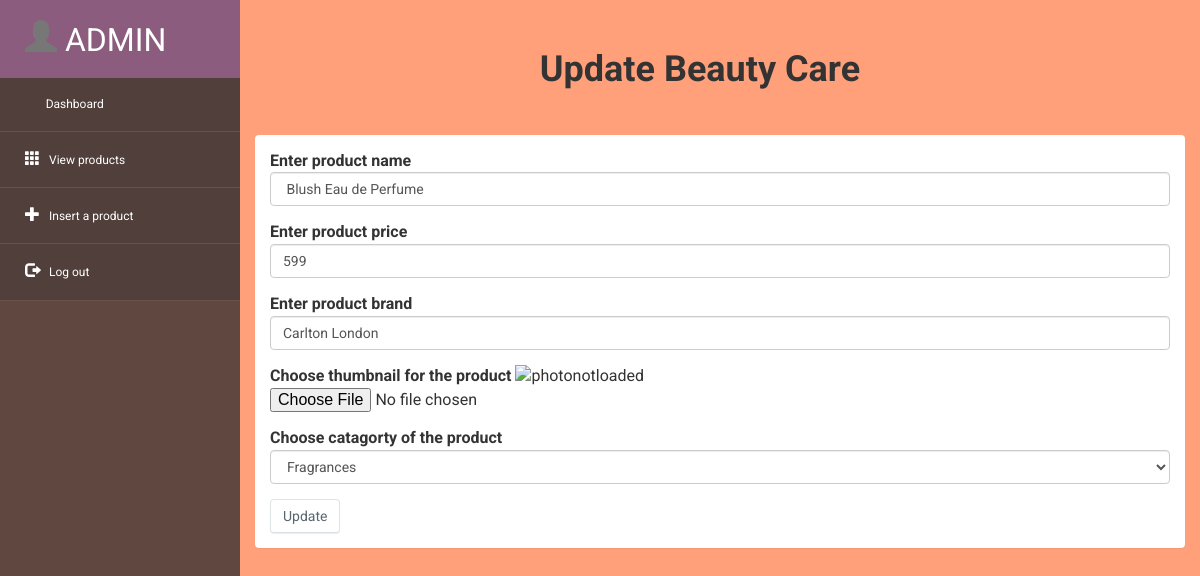
Screenshot of /admin/u_beauty.php?id=6 with the database file from the repository.
### tables this page shows
CREATE TABLE `beauty` (
  `id` int(100) NOT NULL,
  `name` varchar(200) NOT NULL,
  `price` decimal(60,0) NOT NULL,
  `brand` varchar(100) NOT NULL,
  `photo` varchar(100) NOT NULL,
  `cat` varchar(100) NOT NULL
);

### admin/u_beauty.php (the view, shortened to what this page needs)
<!DOCTYPE html>
<html>
<head><link rel="stylesheet" href="https://stackpath.bootstrapcdn.com/bootstrap/3.4.1/css/bootstrap.min.css">
<link rel="stylesheet" type="text/css" href="style.css">
<link rel="stylesheet" href="https://stackpath.bootstrapcdn.com/bootstrap/3.4.1/css/bootstrap-theme.min.css">
  <link rel="stylesheet" href="https://maxcdn.bootstrapcdn.com/bootstrap/3.4.1/css/bootstrap.min.css">
<link rel="stylesheet" href="css/bootstrap.min.css" >
<link href="css/style.css" rel='stylesheet' type='text/css' />
<link href="css/style-responsive.css" rel="stylesheet"/>
<link rel="stylesheet" href="css/font.css" type="text/css"/>
<link href="css/font-awesome.css" rel="stylesheet">
<link rel="stylesheet" href="css/morris.css" type="text/css"/>
<link rel="stylesheet" href="css/monthly.css">
</head>
<body style="background-image: url('img/bg.jpg');background-size: cover;
">
<?php
include 'connection.php';
?>
<?php
if($_GET['id'])
{
    $update = mysqli_query($connect,"select * from beauty where id='".$_GET['id']."'") or die(mysqli_error($connect));
    $row = mysqli_fetch_array($update);}
?>
<aside>
    <div id="sidebar" class="nav-collapse">
        <div class="leftside-navigation">
          <div class="brand">
    <a href="#" class="logo">
       <i class="glyphicon glyphicon-user"></i>
     Admin
    </a>
    </div>
            <ul class="sidebar-menu" id="nav-accordion">
                              <li>
                    <a class="active" href="v1.php">
                        <i class="fa fa-dashboard"></i>
                        <span>Dashboard</span>
                    </a>
                </li>
        <li>
                    <a class="active" href="view_pro.php">
                        <i class="glyphicon glyphicon-th"></i>
                        <span>View products</span>
                        </a>
                </li>
                <li>
                    <a class="active" href="add_pro.php">
                        <i class="glyphicon glyphicon-plus"></i>
                        <span>Insert a product</span>
                    </a>
                </li>
                <li>
                    <a class="active" href="logout.php">
                        <i class="glyphicon glyphicon-log-out"></i>
                        <span>Log out</span>
                    </a>
                </li>
            </ul>
        </div>
    </div>
</aside>
<center><h1 style="margin-left: 200px; margin-top: 50px;"><strong>Update Beauty Care </strong></h1></center>
<section id="main-content" style="margin-top:-50px;">
<section class="wrapper">
<div class="panel panel-default" style="align-items: center;">
  <div class="panel-body">
    <form name="up_pro" method="post">
      <div class="form-group">
        <label >Enter product name</label>
        <input type="text" class="form-control" name="name" value="<?php echo $row['name']; ?>">
      </div>
      <div class="form-group">
        <label >Enter product price</label>
        <input type="number" class="form-control" name="price" value="<?php echo $row['price']; ?>">
      </div>
           <div class="form-group">
            <label >Enter product brand</label>
            <input type="text" class="form-control" name="brand" value="<?php echo $row['brand']; ?>">
          </div>
      <div class="form-group">
        <label >Choose thumbnail for the product</label>
        <img id="preview_img" src="" alt="photonotloaded">
        <input type="file" name="photo" accept=".png,.jpeg,.jpg">
      </div>
      <div class="form-group">
        <label >Choose catagorty of the product</label>
        <select class="form-control" name="cat">
          <option value="frag" <?php if($row['cat']=='frag'){echo "selected";}?>>Fragrances</option>
          </select>
      </div>
      <button type="submit" name="submit" class="btn btn-default">Update</button>
    </form>
  </div>
</div><br><br><br><br><br><br><br><br><br><br>
</section></section>
</body>
</html>

### admin/css/style.css (style rules this page uses)
h4, h5, h6, h1, h2, h3 { margin: 0; }
ul, ol { margin: 0; }
html, body { font-family: 'Roboto', sans-serif; font-size: 100%; overflow-x: hidden; background-color: #ffa07a; background-size:cover; }
body a { transition: 0.5s all ease; -webkit-transition: 0.5s all ease; -moz-transition: 0.5s all ease; -o-transition: 0.5s all ease; -ms-transition: 0.5s all ease; text-decoration:none; }
h1,h2,h3,h4,h5,h6 { margin:0; }
ul,label { margin:0; padding:0; }
#sidebar { width:240px; height:100%; position:fixed; background:rgba(52, 48, 48, 0.78); -webkit-transition:all .3s ease-in-out; -moz-transition:all .3s ease-in-out; -o-transition:all .3s ease-in-out; transition:all .3s ease-in-out; }
#sidebar ul li { position: relative; }
.leftside-navigation,.right-stat-bar { height: 100%; }
ul.sidebar-menu,ul.sidebar-menu li ul.sub { margin:-2px 0 0; padding:0; }
ul.sidebar-menu { padding-top:80px; }
ul.sidebar-menu li { border-bottom:1px solid rgba(255,255,255,0.05); }
ul.sidebar-menu li a span { display:inline-block; }
ul.sidebar-menu li a { color:#fff; text-decoration:none; display:block; padding:18px 0 18px 25px; font-size:12px; outline:none; -webkit-transition:all 0.3s ease; -moz-transition:all 0.3s ease; -o-transition:all 0.3s ease; -ms-transition:all 0.3s ease; transition:all 0.3s ease; }
ul.sidebar-menu li a.active, ul.sidebar-menu li a:hover, ul.sidebar-menu li a:focus { background: rgba(40, 40, 46, 0.28); color: #fff; display: block; -webkit-transition: all 0.3s ease; -moz-transition: all 0.3s ease; -o-transition: all 0.3s ease; -ms-transition: all 0.3s ease; transition: all 0.3s ease; }
ul.sidebar-menu li a i { font-size:15px; padding-right:6px; }
ul.sidebar-menu li a.active i { color:#fff; }
#main-content { margin-left:240px; -webkit-transition:all .3s ease-in-out; -moz-transition:all .3s ease-in-out; -o-transition:all .3s ease-in-out; transition:all .3s ease-in-out; }
.wrapper { display:inline-block; margin-top:80px; padding:15px; width:100%; }
.brand { background:#8b5c7e; float:left; width:240px; height:80px; position:relative; }
a.logo { font-size:32px; color:#fff; float:left; margin:20px 0 0 25px; text-transform:uppercase; }
.panel { border: none ! important; }
.glyphicon { position: relative; top: 1px; display: inline-block; font-family: 'Glyphicons Halflings'; font-style: normal; font-weight: 400; line-height: 1; -webkit-font-smoothing: antialiased; -moz-osx-font-smoothing: grayscale; color: #777; }
.btn-default { color: #58666e !important; background-color: #fcfdfd; background-color: #fff; border-color: #dee5e7; border-bottom-color: #d8e1e3; -webkit-box-shadow: 0 1px 1px rgba(90, 90, 90, 0.1); box-shadow: 0 1px 1px rgba(90, 90, 90, 0.1); }

### rows the page displays
beauty: name "Blush Eau de Perfume", price "599", brand "Carlton London", cat "Fragrances"
